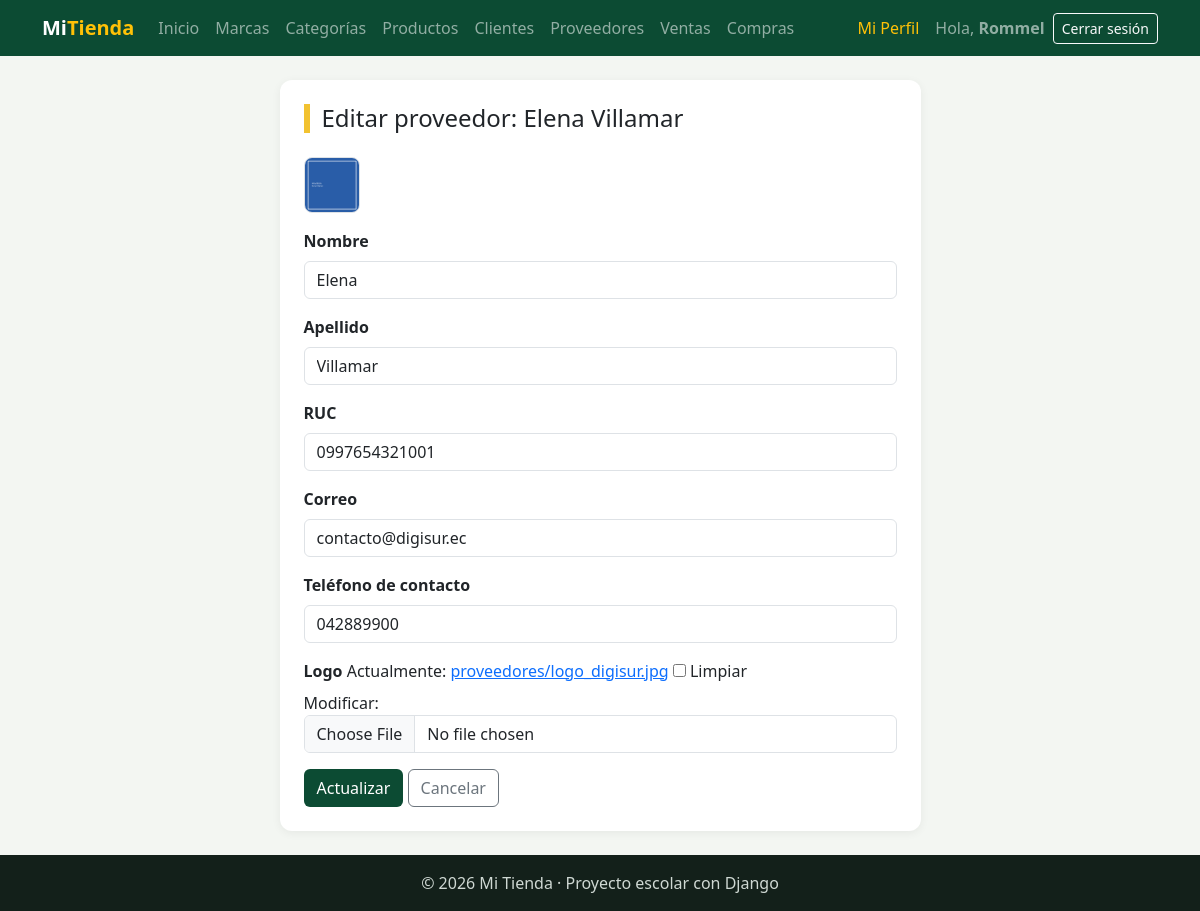
/facturacion/proveedores/editar/2/ (signed in), run on the app's committed database.
### facturacion/models.py (models this page shows)
class ModeloBase(models.Model):
    user = models.ForeignKey(
        User,
        on_delete=models.SET_NULL,
        null=True,
        blank=True,
        editable=False,
        related_name="%(class)s_registrados",
        verbose_name="Registrado por",
    )
    fecha_creacion = models.DateTimeField("Fecha de creación", auto_now_add=True)
    fecha_modificacion = models.DateTimeField("Última modificación", auto_now=True)
    class Meta:
        abstract = True

class Proveedor(ModeloBase):
    nombre = models.CharField(max_length=80)
    apellido = models.CharField(max_length=80)
    ruc = models.CharField("RUC", max_length=13, unique=True)
    email = models.EmailField("Correo", blank=True)
    contacto = models.CharField("Teléfono de contacto", max_length=15, blank=True)
    logo = models.ImageField(upload_to="proveedores/", blank=True)
    class Meta:
        verbose_name = "Proveedor"
        verbose_name_plural = "Proveedores"
        ordering = ["nombre", "apellido"]
    def __str__(self):
        return f"{self.nombre} {self.apellido}"

### facturacion/views.py (the view, shortened to what this page needs)
# urls.py: path("proveedores/editar/<int:pk>/", views.ProveedorUpdateView.as_view(), name="proveedor_editar"),
class ProveedorUpdateView(LoginRequiredMixin, UsuarioRegistroMixin, SuccessMessageMixin, UpdateView):
    model = Proveedor
    form_class = ProveedorForm
    template_name = "facturacion/proveedor_form.html"
    success_url = reverse_lazy("facturacion:proveedor_lista")
    success_message = "Proveedor «%(nombre)s %(apellido)s» actualizado."
    extra_context = {"titulo": "Editar proveedor", "boton": "Actualizar"}

### facturacion/forms.py (shortened to what this page needs)
class ProveedorForm(forms.ModelForm):
    class Meta:
        model = Proveedor
        fields = ["nombre", "apellido", "ruc", "email", "contacto", "logo"]
        widgets = {
            "nombre": forms.TextInput(attrs={"class": "form-control"}),
            "apellido": forms.TextInput(attrs={"class": "form-control"}),
            "ruc": forms.TextInput(attrs={"class": "form-control", "placeholder": "13 dígitos terminados en 001"}),
            "email": forms.EmailInput(attrs={"class": "form-control"}),
            "contacto": forms.TextInput(attrs={"class": "form-control"}),
            "logo": forms.ClearableFileInput(attrs={"class": "form-control", "accept": "image/*"}),
        }

### facturacion/templates/facturacion/proveedor_form.html (shortened to what this page needs)
{% extends "base.html" %}
{% block contenido %}
<div class="row justify-content-center">
    <div class="col-lg-7">
        <div class="tarjeta">
            <h1 class="h4 titulo-pagina mb-4">{{ titulo }}{% if object %}: {{ object }}{% endif %}</h1>
            {% if object.logo %}
                <img src="{{ object.logo.url }}" alt="{{ object }}" class="miniatura mb-3">
            {% endif %}
            <form method="post" enctype="multipart/form-data" novalidate>
                {% for campo in form %}
                <div class="mb-3">
                    <label class="form-label fw-semibold" for="{{ campo.id_for_label }}">{{ campo.label }}</label>
                    {{ campo }}
                </div>
                {% endfor %}
                <button type="submit" class="btn btn-verde">{{ boton }}</button>
                <a href="{% url 'facturacion:proveedor_lista' %}" class="btn btn-outline-secondary">Cancelar</a>
            </form>
        </div>
    </div>
</div>
{% endblock %}

### templates/base.html (shortened to what this page needs)
{% load static %}
<!DOCTYPE html>
<html lang="es">
<head>
    <link href="https://cdn.jsdelivr.net/npm/bootstrap@5.3.3/dist/css/bootstrap.min.css" rel="stylesheet">
    <link rel="stylesheet" href="{% static 'css/estilos.css' %}">
</head>
<body>
<nav class="navbar navbar-expand-lg navbar-dark barra">
    <div class="container">
        <a class="navbar-brand fw-bold" href="{% url 'home' %}">Mi<span class="text-warning">Tienda</span></a>
        <div class="collapse navbar-collapse" id="menu">
            <ul class="navbar-nav me-auto">
                <li class="nav-item"><a class="nav-link" href="{% url 'home' %}">Inicio</a></li>
                {% if user.is_authenticated %}
                    <li class="nav-item"><a class="nav-link" href="{% url 'facturacion:marca_lista' %}">Marcas</a></li>
                    <li class="nav-item"><a class="nav-link" href="{% url 'facturacion:categoria_lista' %}">Categorías</a></li>
                    <li class="nav-item"><a class="nav-link" href="{% url 'facturacion:producto_lista' %}">Productos</a></li>
                    <li class="nav-item"><a class="nav-link" href="{% url 'facturacion:cliente_lista' %}">Clientes</a></li>
                    <li class="nav-item"><a class="nav-link" href="{% url 'facturacion:proveedor_lista' %}">Proveedores</a></li>
                    <li class="nav-item"><a class="nav-link" href="{% url 'facturacion:venta_lista' %}">Ventas</a></li>
                    <li class="nav-item"><a class="nav-link" href="{% url 'facturacion:compra_lista' %}">Compras</a></li>
                {% endif %}
            </ul>
            <ul class="navbar-nav align-items-lg-center gap-2">
                {% if user.is_authenticated %}
                    <li class="nav-item"><a class="nav-link text-warning" href="{% url 'facturacion:mi_perfil' %}">Mi Perfil</a></li>
                    <li class="nav-item navbar-text">Hola, <b>{{ user.username }}</b></li>
                    <li class="nav-item">
                        <form method="post" action="{% url 'logout' %}" class="d-inline">
                            <button type="submit" class="btn btn-sm btn-outline-light">Cerrar sesión</button>
                        </form>
                    </li>
                {% else %}
                    <li class="nav-item"><a class="nav-link" href="{% url 'login' %}">Ingresar</a></li>
                    <li class="nav-item"><a class="btn btn-sm btn-warning" href="{% url 'registro' %}">Crear cuenta</a></li>
                {% endif %}
            </ul>
        </div>
    </div>
</nav>
<main class="container py-4">
    {% block contenido %}{% endblock %}
</main>
<footer class="pie text-center py-3">© 2026 Mi Tienda · Proyecto escolar con Django</footer>
</body>
</html>

### static/css/estilos.css (style rules this page uses)
:root { --verde: #0c4b33; --verde-claro: #2f9e6e; --amarillo: #f2c230; }
body { background-color: #f3f6f2; min-height: 100vh; display: flex; flex-direction: column; }
main { flex: 1; }
.barra { background-color: var(--verde); }
.titulo-pagina { border-left: 6px solid var(--amarillo); padding-left: 12px; }
.tarjeta { background: white; border-radius: 12px; padding: 24px; box-shadow: 0 2px 10px rgba(0,0,0,.06); }
.btn-verde { background-color: var(--verde); color: white; }
.pie { background-color: #13201a; color: #cfd8d3; }
.miniatura { width: 56px; height: 56px; object-fit: cover; border-radius: 8px; border: 1px solid #dee2e6; }

### data on the page
Proveedor: nombre+apellido "Elena Villamar", logo (picture), form "Elena" "Villamar" "0997654321001" "contacto@digisur.ec" "042889900"

### other printed values
{{ user.username }} "Rommel"
{{ titulo }} "Editar proveedor"
{{ campo.label }} "Nombre" "Apellido" "RUC" "Correo" "Teléfono de contacto" "Logo"
{{ boton }} "Actualizar"
